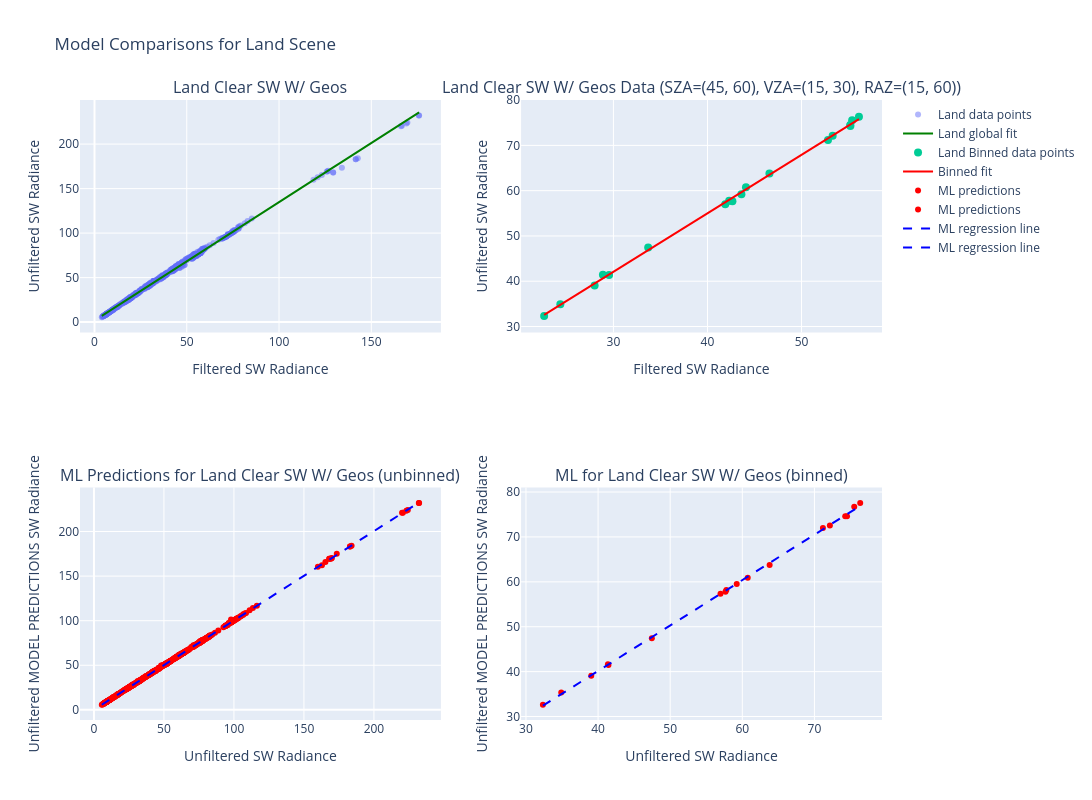

Source (notebook cell):
### Code cell
compare_global_vs_bin_fit_interactive(
    land_clear,
    scene="Land",
    sza_range=(45,60),
    vza_range=(15,30),
    raz_range=(15,60),
    degree=1,
    ml_model=sw_with_geos["Final_Model"],
    name="Land Clear SW W/ Geos",
    ml_features=['Shortwave Filtered Rads (Integrated)', 'SZA', 'VZA', 'RAZ'],
    is_sw=True
)

### Figure 1 — Plotly figure (JSON) as saved in the notebook; plotly's stock layout.template omitted (floating-point values rounded to 4 significant figures; data arrays with more than 128 entries replaced by an {"elided": "..."} marker saying what was removed)
{"data": [{"hovertemplate": "Filtered: %{x:.2f}<br>Unfiltered: %{y:.2f}", "marker": {"opacity": 0.5, "size": 6}, "mode": "markers", "name": "Land data points", "type": "scatter", "x": {"elided": "630 float values"}, "xaxis": "x", "y": {"elided": "630 float values"}, "yaxis": "y"}, {"line": {"color": "green", "width": 2}, "mode": "lines", "name": "Land global fit", "type": "scatter", "x": {"elided": "630 float values"}, "xaxis": "x", "y": {"elided": "630 float values"}, "yaxis": "y"}, {"hovertemplate": "Filtered: %{x:.2f}<br>Unfiltered: %{y:.2f}", "marker": {"size": 8}, "mode": "markers", "name": "Land Binned data points", "type": "scatter", "x": [55.19, 41.89, 52.81, 22.64, 28.0, 42.65, 55.18, 42.31, 53.31, 24.36, 29.54, 43.61, 56.11, 44.09, 55.38, 28.88, 33.7, 46.59], "xaxis": "x2", "y": [74.27, 56.97, 71.18, 32.35, 39.05, 57.67, 74.52, 57.79, 72.14, 34.89, 41.37, 59.23, 76.35, 60.75, 75.52, 41.44, 47.45, 63.79], "yaxis": "y2"}, {"line": {"color": "red", "width": 2}, "mode": "lines", "name": "Binned fit", "type": "scatter", "x": [22.64, 24.36, 28.0, 28.88, 29.54, 33.7, 41.89, 42.31, 42.65, 43.61, 44.09, 46.59, 52.81, 53.31, 55.18, 55.19, 55.38, 56.11], "xaxis": "x2", "y": [32.55, 34.77, 39.48, 40.62, 41.47, 46.85, 57.44, 57.98, 58.43, 59.66, 60.29, 63.51, 71.56, 72.2, 74.62, 74.63, 74.88, 75.81], "yaxis": "y2"}, {"hovertemplate": "Unfiltered: %{x:.2f}<br>Predicted: %{y:.2f}", "marker": {"color": "red", "size": 6}, "mode": "markers", "name": "ML predictions", "type": "scatter", "x": {"elided": "630 float values"}, "xaxis": "x3", "y": {"elided": "630 float values"}, "yaxis": "y3"}, {"hovertemplate": "Unfiltered: %{x:.2f}<br>Predicted: %{y:.2f}", "marker": {"color": "red", "size": 6}, "mode": "markers", "name": "ML predictions", "type": "scatter", "x": [74.27, 56.97, 71.18, 32.35, 39.05, 57.67, 74.52, 57.79, 72.14, 34.89, 41.37, 59.23, 76.35, 60.75, 75.52, 41.44, 47.45, 63.79], "xaxis": "x4", "y": [74.6, 57.33, 72.01, 32.65, 39.08, 57.78, 74.59, 58.17, 72.52, 35.34, 41.63, 59.54, 77.59, 60.89, 76.72, 41.49, 47.46, 63.75], "yaxis": "y4"}, {"line": {"color": "blue", "dash": "dash", "width": 2}, "mode": "lines", "name": "ML regression line", "type": "scatter", "x": {"elided": "630 float values"}, "xaxis": "x3", "y": {"elided": "630 float values"}, "yaxis": "y3"}, {"line": {"color": "blue", "dash": "dash", "width": 2}, "mode": "lines", "name": "ML regression line", "type": "scatter", "x": [32.35, 34.89, 39.05, 41.37, 41.44, 47.45, 56.97, 57.67, 57.79, 59.23, 60.75, 63.79, 71.18, 72.14, 74.27, 74.52, 75.52, 76.35], "xaxis": "x4", "y": [32.4, 34.98, 39.19, 41.53, 41.6, 47.69, 57.32, 58.02, 58.15, 59.6, 61.14, 64.22, 71.7, 72.67, 74.82, 75.08, 76.09, 76.93], "yaxis": "y4"}], "layout": {"annotations": [{"font": {"size": 16}, "showarrow": false, "text": "Land Clear SW W/ Geos", "x": 0.225, "xanchor": "center", "xref": "paper", "y": 1, "yanchor": "bottom", "yref": "paper"}, {"font": {"size": 16}, "showarrow": false, "text": "Land Clear SW W/ Geos Data (SZA=(45, 60), VZA=(15, 30), RAZ=(15, 60))", "x": 0.775, "xanchor": "center", "xref": "paper", "y": 1, "yanchor": "bottom", "yref": "paper"}, {"font": {"size": 16}, "showarrow": false, "text": "ML Predictions for Land Clear SW W/ Geos (unbinned)", "x": 0.225, "xanchor": "center", "xref": "paper", "y": 0.375, "yanchor": "bottom", "yref": "paper"}, {"font": {"size": 16}, "showarrow": false, "text": "ML for Land Clear SW W/ Geos (binned)", "x": 0.775, "xanchor": "center", "xref": "paper", "y": 0.375, "yanchor": "bottom", "yref": "paper"}], "height": 800, "showlegend": true, "title": {"text": "Model Comparisons for Land Scene"}, "width": 1200, "xaxis": {"anchor": "y", "domain": [0, 0.45], "title": {"text": "Filtered SW Radiance"}}, "xaxis2": {"anchor": "y2", "domain": [0.55, 1], "title": {"text": "Filtered SW Radiance"}}, "xaxis3": {"anchor": "y3", "domain": [0, 0.45], "title": {"text": "Unfiltered SW Radiance"}}, "xaxis4": {"anchor": "y4", "domain": [0.55, 1], "title": {"text": "Unfiltered SW Radiance"}}, "yaxis": {"anchor": "x", "domain": [0.625, 1], "title": {"text": "Unfiltered SW Radiance"}}, "yaxis2": {"anchor": "x2", "domain": [0.625, 1], "title": {"text": "Unfiltered SW Radiance"}}, "yaxis3": {"anchor": "x3", "domain": [0, 0.375], "title": {"text": "Unfiltered MODEL PREDICTIONS SW Radiance"}}, "yaxis4": {"anchor": "x4", "domain": [0, 0.375], "title": {"text": "Unfiltered MODEL PREDICTIONS SW Radiance"}}}}
